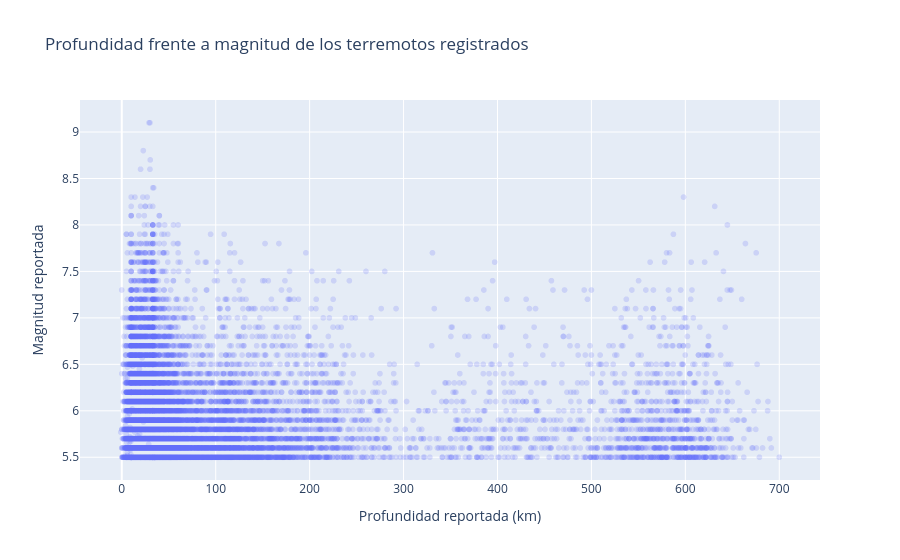

Source (notebook cell):
### Markdown cell above
## 8. Relación entre profundidad y magnitud

Exploramos si los terremotos más profundos tienden a presentar magnitudes reportadas distintas. En el diagrama de dispersión, cada punto representa un terremoto. El eje horizontal muestra la profundidad en kilómetros y el eje vertical muestra la magnitud reportada.

Complementamos la gráfica con dos coeficientes. Pearson resume la asociación lineal. Spearman compara el orden de los valores y permite ver si, al aumentar la profundidad, la magnitud tiende a subir o bajar aunque la relación no siga una línea recta.

El análisis describe los terremotos registrados en el catálogo, que incluye magnitudes de 5,5 o más.

### Code cell
variables = terremotos[["Depth", "Magnitude"]]

pearson = variables["Depth"].corr(variables["Magnitude"])
spearman = variables["Depth"].rank().corr(variables["Magnitude"].rank())

print(f"Correlación de Pearson: {pearson:.3f}")
print(f"Correlación de Spearman: {spearman:.3f}")

fig_profundidad_magnitud = px.scatter(
    terremotos,
    x="Depth",
    y="Magnitude",
    opacity=0.2,
    title="Profundidad frente a magnitud de los terremotos registrados",
    labels={
        "Depth": "Profundidad reportada (km)",
        "Magnitude": "Magnitud reportada",
    },
)

fig_profundidad_magnitud.show()

### Figure 1 — Plotly figure (JSON) as saved in the notebook; plotly's stock layout.template omitted (floating-point values rounded to 4 significant figures; data arrays with more than 128 entries replaced by an {"elided": "..."} marker saying what was removed)
{"data": [{"hovertemplate": "Profundidad reportada (km)=%{x}<br>Magnitud reportada=%{y}<extra></extra>", "legendgroup": "", "marker": {"color": "#636efa", "opacity": 0.2, "symbol": "circle"}, "mode": "markers", "name": "", "showlegend": false, "type": "scattergl", "x": {"elided": "23232 float values"}, "xaxis": "x", "y": {"elided": "23232 float values"}, "yaxis": "y"}], "layout": {"legend": {"tracegroupgap": 0}, "title": {"text": "Profundidad frente a magnitud de los terremotos registrados"}, "xaxis": {"anchor": "y", "domain": [0, 1], "title": {"text": "Profundidad reportada (km)"}}, "yaxis": {"anchor": "x", "domain": [0, 1], "title": {"text": "Magnitud reportada"}}}}
